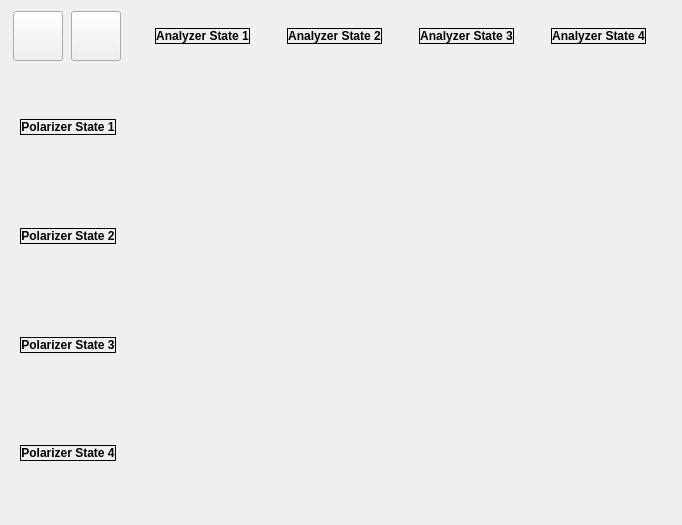
<?xml version="1.0" encoding="UTF-8"?>
<ui version="4.0">
 <class>MeasurementForm</class>
 <widget class="QWidget" name="MeasurementForm">
  <property name="geometry">
   <rect>
    <x>0</x>
    <y>0</y>
    <width>682</width>
    <height>525</height>
   </rect>
  </property>
  <property name="windowTitle">
   <string>Form</string>
  </property>
  <layout class="QGridLayout" name="gridLayout_2" rowstretch="1,9" columnstretch="1,9">
   <item row="0" column="0">
    <layout class="QHBoxLayout" name="horizontalLayout_2">
     <item>
      <widget class="QToolButton" name="measureToolButton">
       <property name="minimumSize">
        <size>
         <width>50</width>
         <height>50</height>
        </size>
       </property>
       <property name="focusPolicy">
        <enum>Qt::NoFocus</enum>
       </property>
       <property name="text">
        <string/>
       </property>
       <property name="icon">
        <iconset resource="Icons/Icons.qrc">
         <normaloff>:/control_play_blue.png</normaloff>:/control_play_blue.png</iconset>
       </property>
       <property name="checkable">
        <bool>false</bool>
       </property>
       <property name="autoRepeat">
        <bool>false</bool>
       </property>
      </widget>
     </item>
     <item>
      <widget class="QToolButton" name="saveToolButton">
       <property name="minimumSize">
        <size>
         <width>50</width>
         <height>50</height>
        </size>
       </property>
       <property name="focusPolicy">
        <enum>Qt::NoFocus</enum>
       </property>
       <property name="text">
        <string/>
       </property>
       <property name="icon">
        <iconset resource="Icons/Icons.qrc">
         <normaloff>:/disk_faded.png</normaloff>:/disk_faded.png</iconset>
       </property>
      </widget>
     </item>
    </layout>
   </item>
   <item row="1" column="1">
    <layout class="QGridLayout" name="gridLayout">
     <item row="3" column="3">
      <widget class="PlotForm" name="mPlotWidget_16" native="true"/>
     </item>
     <item row="3" column="0">
      <widget class="PlotForm" name="mPlotWidget_13" native="true"/>
     </item>
     <item row="2" column="0">
      <widget class="PlotForm" name="mPlotWidget_09" native="true"/>
     </item>
     <item row="2" column="1">
      <widget class="PlotForm" name="mPlotWidget_10" native="true"/>
     </item>
     <item row="1" column="0">
      <widget class="PlotForm" name="mPlotWidget_05" native="true"/>
     </item>
     <item row="1" column="1">
      <widget class="PlotForm" name="mPlotWidget_06" native="true"/>
     </item>
     <item row="2" column="3">
      <widget class="PlotForm" name="mPlotWidget_12" native="true"/>
     </item>
     <item row="2" column="2">
      <widget class="PlotForm" name="mPlotWidget_11" native="true"/>
     </item>
     <item row="3" column="2">
      <widget class="PlotForm" name="mPlotWidget_15" native="true"/>
     </item>
     <item row="3" column="1">
      <widget class="PlotForm" name="mPlotWidget_14" native="true"/>
     </item>
     <item row="1" column="2">
      <widget class="PlotForm" name="mPlotWidget_07" native="true"/>
     </item>
     <item row="1" column="3">
      <widget class="PlotForm" name="mPlotWidget_08" native="true"/>
     </item>
     <item row="0" column="0">
      <widget class="PlotForm" name="mPlotWidget_01" native="true">
       <property name="mouseTracking">
        <bool>false</bool>
       </property>
      </widget>
     </item>
     <item row="0" column="1">
      <widget class="PlotForm" name="mPlotWidget_02" native="true"/>
     </item>
     <item row="0" column="2">
      <widget class="PlotForm" name="mPlotWidget_03" native="true"/>
     </item>
     <item row="0" column="3">
      <widget class="PlotForm" name="mPlotWidget_04" native="true"/>
     </item>
    </layout>
   </item>
   <item row="0" column="1">
    <widget class="QWidget" name="hHeaderWidget" native="true">
     <layout class="QHBoxLayout" name="horizontalLayout">
      <item alignment="Qt::AlignHCenter|Qt::AlignVCenter">
       <widget class="QLabel" name="label">
        <property name="font">
         <font>
          <weight>75</weight>
          <bold>true</bold>
         </font>
        </property>
        <property name="frameShape">
         <enum>QFrame::Box</enum>
        </property>
        <property name="text">
         <string>Analyzer State 1</string>
        </property>
        <property name="alignment">
         <set>Qt::AlignCenter</set>
        </property>
       </widget>
      </item>
      <item alignment="Qt::AlignHCenter|Qt::AlignVCenter">
       <widget class="QLabel" name="label_2">
        <property name="font">
         <font>
          <weight>75</weight>
          <bold>true</bold>
         </font>
        </property>
        <property name="frameShape">
         <enum>QFrame::Box</enum>
        </property>
        <property name="text">
         <string>Analyzer State 2</string>
        </property>
        <property name="alignment">
         <set>Qt::AlignCenter</set>
        </property>
       </widget>
      </item>
      <item alignment="Qt::AlignHCenter|Qt::AlignVCenter">
       <widget class="QLabel" name="label_3">
        <property name="font">
         <font>
          <weight>75</weight>
          <bold>true</bold>
         </font>
        </property>
        <property name="frameShape">
         <enum>QFrame::Box</enum>
        </property>
        <property name="text">
         <string>Analyzer State 3</string>
        </property>
        <property name="alignment">
         <set>Qt::AlignCenter</set>
        </property>
       </widget>
      </item>
      <item alignment="Qt::AlignHCenter|Qt::AlignVCenter">
       <widget class="QLabel" name="label_4">
        <property name="font">
         <font>
          <weight>75</weight>
          <bold>true</bold>
         </font>
        </property>
        <property name="frameShape">
         <enum>QFrame::Box</enum>
        </property>
        <property name="text">
         <string>Analyzer State 4</string>
        </property>
        <property name="alignment">
         <set>Qt::AlignCenter</set>
        </property>
       </widget>
      </item>
     </layout>
    </widget>
   </item>
   <item row="1" column="0">
    <widget class="QWidget" name="vHeaderWidget" native="true">
     <layout class="QVBoxLayout" name="verticalLayout">
      <item alignment="Qt::AlignHCenter|Qt::AlignVCenter">
       <widget class="QLabel" name="label_5">
        <property name="font">
         <font>
          <weight>75</weight>
          <bold>true</bold>
         </font>
        </property>
        <property name="frameShape">
         <enum>QFrame::Box</enum>
        </property>
        <property name="text">
         <string>Polarizer State 1</string>
        </property>
        <property name="alignment">
         <set>Qt::AlignCenter</set>
        </property>
       </widget>
      </item>
      <item alignment="Qt::AlignHCenter|Qt::AlignVCenter">
       <widget class="QLabel" name="label_6">
        <property name="font">
         <font>
          <weight>75</weight>
          <bold>true</bold>
         </font>
        </property>
        <property name="frameShape">
         <enum>QFrame::Box</enum>
        </property>
        <property name="text">
         <string>Polarizer State 2</string>
        </property>
        <property name="alignment">
         <set>Qt::AlignCenter</set>
        </property>
       </widget>
      </item>
      <item alignment="Qt::AlignHCenter|Qt::AlignVCenter">
       <widget class="QLabel" name="label_7">
        <property name="font">
         <font>
          <weight>75</weight>
          <bold>true</bold>
         </font>
        </property>
        <property name="frameShape">
         <enum>QFrame::Box</enum>
        </property>
        <property name="text">
         <string>Polarizer State 3</string>
        </property>
        <property name="alignment">
         <set>Qt::AlignCenter</set>
        </property>
       </widget>
      </item>
      <item alignment="Qt::AlignHCenter|Qt::AlignVCenter">
       <widget class="QLabel" name="label_8">
        <property name="font">
         <font>
          <weight>75</weight>
          <bold>true</bold>
         </font>
        </property>
        <property name="frameShape">
         <enum>QFrame::Box</enum>
        </property>
        <property name="text">
         <string>Polarizer State 4</string>
        </property>
        <property name="alignment">
         <set>Qt::AlignCenter</set>
        </property>
       </widget>
      </item>
     </layout>
    </widget>
   </item>
  </layout>
 </widget>
 <customwidgets>
  <customwidget>
   <class>PlotForm</class>
   <extends>QWidget</extends>
   <header location="global">plotform.h</header>
   <container>1</container>
  </customwidget>
 </customwidgets>
 <resources>
  <include location="Icons/Icons.qrc"/>
 </resources>
 <connections/>
</ui>
